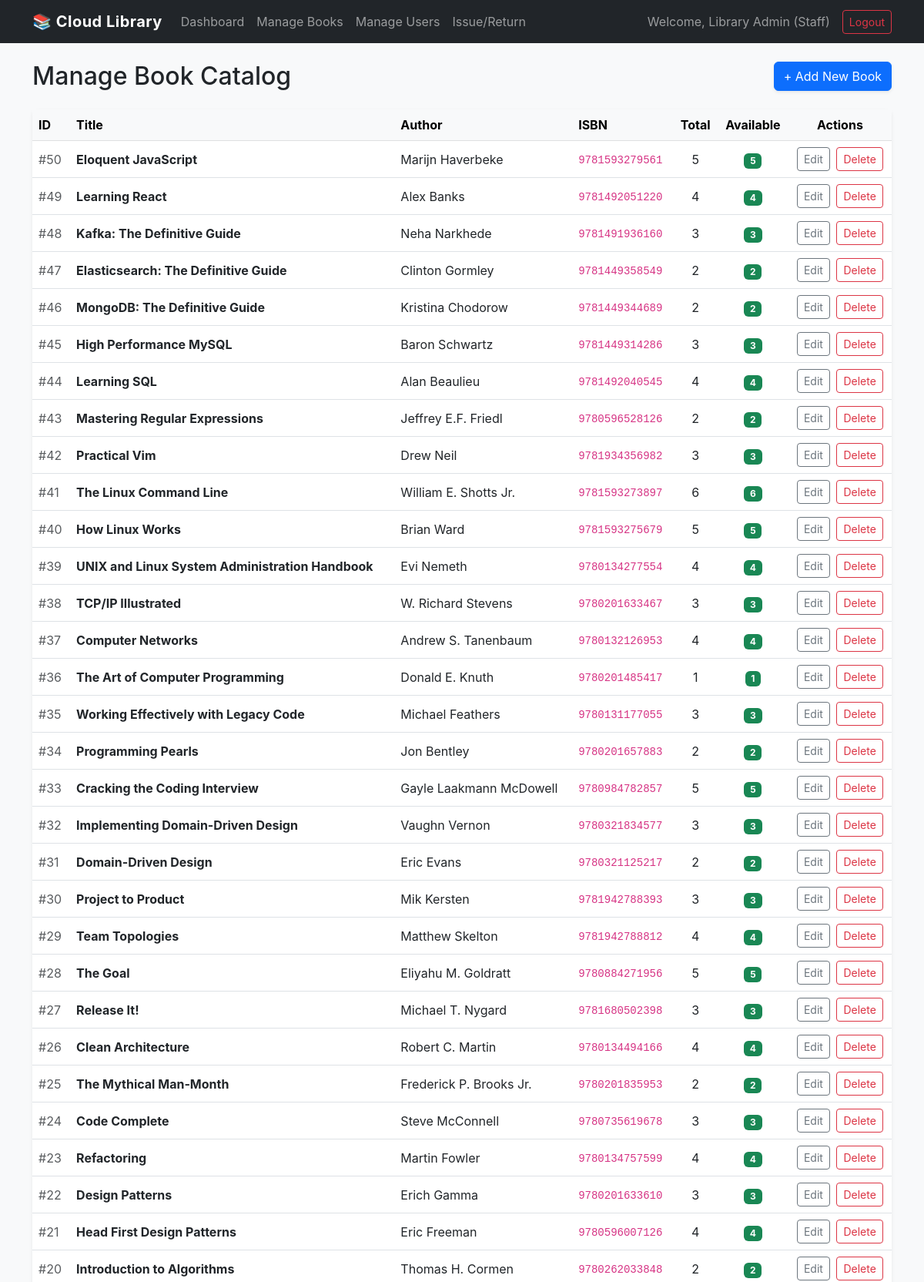
Screenshot of /staff/books (signed in, upper part) with the database file from the repository.
### tables this page shows
CREATE TABLE books (
    id INTEGER PRIMARY KEY AUTOINCREMENT,
    title TEXT NOT NULL,
    author TEXT NOT NULL,
    isbn TEXT UNIQUE NOT NULL,
    total_copies INTEGER NOT NULL DEFAULT 1,
    available_copies INTEGER NOT NULL DEFAULT 1,
    added_on TIMESTAMP DEFAULT CURRENT_TIMESTAMP
);

### app.py (the view)
@app.route('/staff/books')
def manage_books():
    if session.get('role') != 'staff':
        return redirect(url_for('login'))
    conn = get_db_connection()
    books = conn.execute('SELECT * FROM books ORDER BY id DESC').fetchall()
    conn.close()
    return render_template('books.html', books=books)

### app.py (called while the page is built)
def get_db_connection():
    conn = sqlite3.connect(app.config['DATABASE'])
    conn.row_factory = sqlite3.Row
    return conn

### templates/books.html (shortened to what this page needs)
{% extends 'base.html' %}
{% block content %}
<div class="row mb-4">
    <div class="col-md-8 align-self-center">
        <h2 class="mb-0">Manage Book Catalog</h2>
    </div>
    <div class="col-md-4 text-md-end align-self-center mt-3 mt-md-0">
        <button type="button" class="btn btn-primary shadow-sm" data-bs-toggle="modal" data-bs-target="#addBookModal">
            + Add New Book
        </button>
    </div>
</div>
<div class="card shadow-sm border-0">
    <div class="card-body p-0">
        <div class="table-responsive">
            <table class="table table-hover align-middle mb-0">
                <thead class="table-light">
                    <tr>
                        <th>ID</th>
                        <th>Title</th>
                        <th>Author</th>
                        <th>ISBN</th>
                        <th class="text-center">Total</th>
                        <th class="text-center">Available</th>
                        <th class="text-center">Actions</th>
                    </tr>
                </thead>
                <tbody>
                    {% for book in books %}
                    <tr>
                        <td class="text-muted">#{{ book.id }}</td>
                        <td class="fw-bold">{{ book.title }}</td>
                        <td>{{ book.author }}</td>
                        <td><code>{{ book.isbn }}</code></td>
                        <td class="text-center">{{ book.total_copies }}</td>
                        <td class="text-center">
                            {% if book.available_copies > 0 %}
                                <span class="badge bg-success">{{ book.available_copies }}</span>
                            {% else %}
                                <span class="badge bg-danger">0</span>
                            {% endif %}
                        </td>
                        <td class="text-center">
                            <button class="btn btn-sm btn-outline-secondary me-1" data-bs-toggle="modal" data-bs-target="#editBookModal{{ book.id }}">Edit</button>
                            <form action="/staff/books/delete/{{ book.id }}" method="POST" class="d-inline" onsubmit="return confirm('Are you sure you want to delete this book? This action cannot be undone.');">
                                <button type="submit" class="btn btn-sm btn-outline-danger">Delete</button>
                            </form>
                        </td>
                    </tr>
                    {% endfor %}
                </tbody>
            </table>
        </div>
    </div>
</div>
{% endblock %}

### static/css/style.css (style rules this page uses)
body { background-color: #f8f9fa; font-family: -apple-system, BlinkMacSystemFont, "Segoe UI", Roboto, "Helvetica Neue", Arial, sans-serif; }
.card { transition: transform 0.2s ease-in-out, box-shadow 0.2s ease-in-out; }
tbody tr { transition: background-color 0.15s ease-in-out; }
body { perspective: 1500px; overflow-x: hidden; }

### rows the page displays
books: id "50", title "Eloquent JavaScript", author "Marijn Haverbeke", isbn "9781593279561", total_copies "5", available_copies "5"
books: id "49", title "Learning React", author "Alex Banks", isbn "9781492051220", total_copies "4", available_copies "4"
books: id "48", title "Kafka: The Definitive Guide", author "Neha Narkhede", isbn "9781491936160", total_copies "3", available_copies "3"
books: id "47", title "Elasticsearch: The Definitive Guide", author "Clinton Gormley", isbn "9781449358549", total_copies "2", available_copies "2"
books: id "46", title "MongoDB: The Definitive Guide", author "Kristina Chodorow", isbn "9781449344689", total_copies "2", available_copies "2"
books: id "45", title "High Performance MySQL", author "Baron Schwartz", isbn "9781449314286", total_copies "3", available_copies "3"
books: id "44", title "Learning SQL", author "Alan Beaulieu", isbn "9781492040545", total_copies "4", available_copies "4"
books: id "43", title "Mastering Regular Expressions", author "Jeffrey E.F. Friedl", isbn "9780596528126", total_copies "2", available_copies "2"
books: id "42", title "Practical Vim", author "Drew Neil", isbn "9781934356982", total_copies "3", available_copies "3"
books: id "41", title "The Linux Command Line", author "William E. Shotts Jr.", isbn "9781593273897", total_copies "6", available_copies "6"
books: id "40", title "How Linux Works", author "Brian Ward", isbn "9781593275679", total_copies "5", available_copies "5"
books: id "39", title "UNIX and Linux System Administration Handbook", author "Evi Nemeth", isbn "9780134277554", total_copies "4", available_copies "4"
books: id "38", title "TCP/IP Illustrated", author "W. Richard Stevens", isbn "9780201633467", total_copies "3", available_copies "3"
books: id "37", title "Computer Networks", author "Andrew S. Tanenbaum", isbn "9780132126953", total_copies "4", available_copies "4"
books: id "36", title "The Art of Computer Programming", author "Donald E. Knuth", isbn "9780201485417", total_copies "1", available_copies "1"
books: id "35", title "Working Effectively with Legacy Code", author "Michael Feathers", isbn "9780131177055", total_copies "3", available_copies "3"
books: id "34", title "Programming Pearls", author "Jon Bentley", isbn "9780201657883", total_copies "2", available_copies "2"
books: id "33", title "Cracking the Coding Interview", author "Gayle Laakmann McDowell", isbn "9780984782857", total_copies "5", available_copies "5"
books: id "32", title "Implementing Domain-Driven Design", author "Vaughn Vernon", isbn "9780321834577", total_copies "3", available_copies "3"
books: id "31", title "Domain-Driven Design", author "Eric Evans", isbn "9780321125217", total_copies "2", available_copies "2"
books: id "30", title "Project to Product", author "Mik Kersten", isbn "9781942788393", total_copies "3", available_copies "3"
books: id "29", title "Team Topologies", author "Matthew Skelton", isbn "9781942788812", total_copies "4", available_copies "4"
books: id "28", title "The Goal", author "Eliyahu M. Goldratt", isbn "9780884271956", total_copies "5", available_copies "5"
books: id "27", title "Release It!", author "Michael T. Nygard", isbn "9781680502398", total_copies "3", available_copies "3"
books: id "26", title "Clean Architecture", author "Robert C. Martin", isbn "9780134494166", total_copies "4", available_copies "4"
books: id "25", title "The Mythical Man-Month", author "Frederick P. Brooks Jr.", isbn "9780201835953", total_copies "2", available_copies "2"
books: id "24", title "Code Complete", author "Steve McConnell", isbn "9780735619678", total_copies "3", available_copies "3"
books: id "23", title "Refactoring", author "Martin Fowler", isbn "9780134757599", total_copies "4", available_copies "4"
books: id "22", title "Design Patterns", author "Erich Gamma", isbn "9780201633610", total_copies "3", available_copies "3"
books: id "21", title "Head First Design Patterns", author "Eric Freeman", isbn "9780596007126", total_copies "4", available_copies "4"
books: id "20", title "Introduction to Algorithms", author "Thomas H. Cormen", isbn "9780262033848", total_copies "2", available_copies "2"

### other values shown
{{ session.get('name') }} "Library Admin"
{{ session.get('role') | capitalize }} "Staff"
